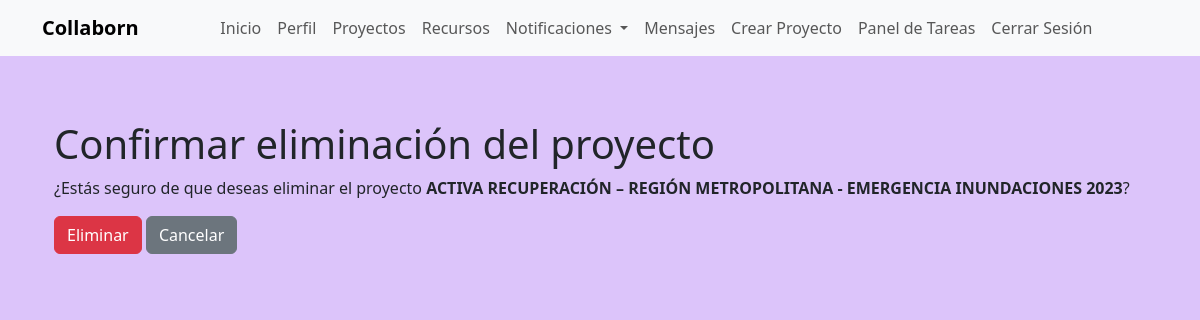
The app's page /proyectos/2/confirmar_eliminar/ (signed in), older data.
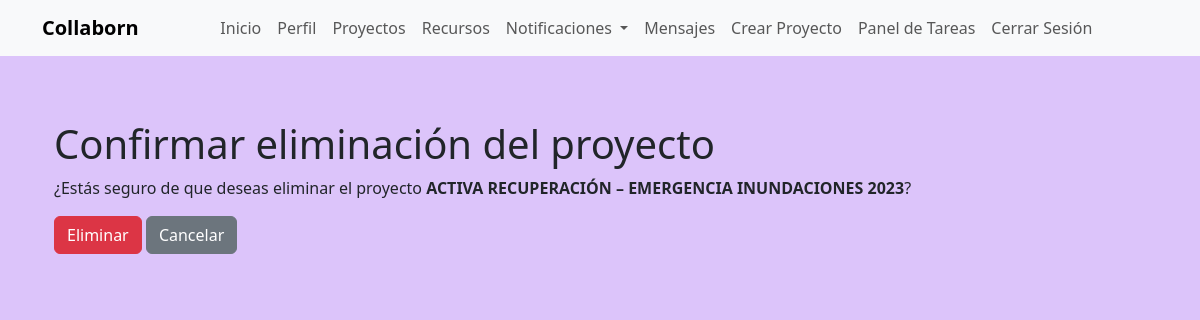
The same page, newer data.
### myapp/models.py (models this page shows, shortened)
class Proyecto(models.Model):
    nombre = models.CharField(max_length=200)
    descripcion = models.TextField()
    fecha_inicio = models.DateField()
    fecha_fin = models.DateField()
    ciudad = models.CharField(max_length=100, blank=True, null=True)
    imagen = models.ImageField(upload_to='proyectos/', blank=True, null=True)
    categoria = models.CharField(max_length=100, blank=True, null=True)
    creador = models.ForeignKey(User, on_delete=models.CASCADE)

### myapp/views.py (the view)
# urls.py: path('proyectos/<int:pk>/confirmar_eliminar/', views.confirmar_eliminar_proyecto, name='confirmar_eliminar_proyecto'),
@login_required
@permission_required('myapp.delete_proyecto', raise_exception=True)
def confirmar_eliminar_proyecto(request, pk):
    proyecto = get_object_or_404(Proyecto, pk=pk)
    if request.method == 'POST':
        proyecto.delete()
        messages.success(request, 'Proyecto eliminado exitosamente.')
        return redirect('proyecto_list')
    return render(request, 'myapp/confirmar_eliminar_proyecto.html', {'proyecto': proyecto})

### myapp/templates/myapp/confirmar_eliminar_proyecto.html (shortened to what this page needs)
{% extends 'myapp/base.html' %}
{% block content %}
<div class="container mt-5">
    <h1>Confirmar eliminación del proyecto</h1>
    <p>¿Estás seguro de que deseas eliminar el proyecto <strong>{{ proyecto.nombre }}</strong>?</p>
    <form method="post">
        <button type="submit" class="btn btn-danger">Eliminar</button>
        <a href="{% url 'proyecto_list' %}" class="btn btn-secondary">Cancelar</a>
    </form>
</div>
{% endblock %}

Row changes from the older to the newer data that the page shows:
changed Proyecto: nombre "ACTIVA RECUPERACIÓN – REGIÓN METROPOLITANA - EMERGENCIA INUNDACIONES 2023" → "ACTIVA RECUPERACIÓN – EMERGENCIA INUNDACIONES 2023"
